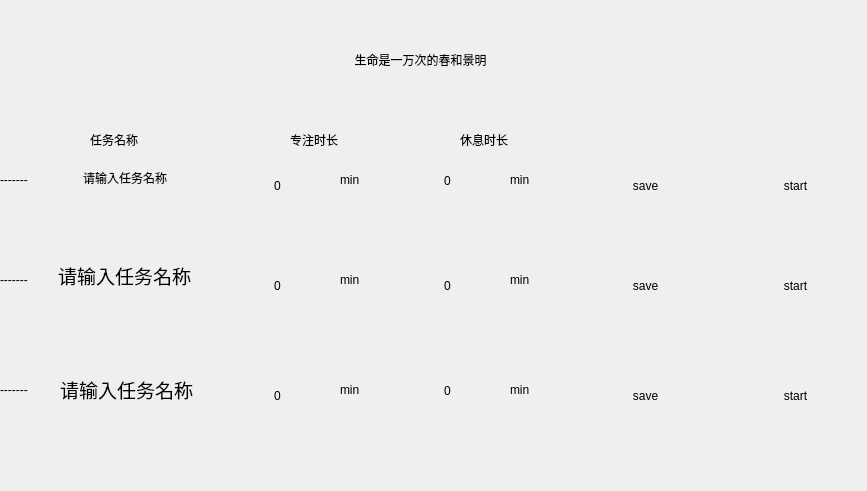
<?xml version="1.0" encoding="UTF-8"?>
<ui version="4.0">
 <class>selfdefined</class>
 <widget class="QWidget" name="selfdefined">
  <property name="geometry">
   <rect>
    <x>0</x>
    <y>0</y>
    <width>867</width>
    <height>491</height>
   </rect>
  </property>
  <property name="windowTitle">
   <string>自定义</string>
  </property>
  <property name="windowIcon">
   <iconset resource="images.qrc">
    <normaloff>:/photos/tomato.png</normaloff>:/photos/tomato.png</iconset>
  </property>
  <property name="styleSheet">
   <string notr="true"/>
  </property>
  <widget class="QSpinBox" name="spinBox2">
   <property name="geometry">
    <rect>
     <x>230</x>
     <y>250</y>
     <width>111</width>
     <height>71</height>
    </rect>
   </property>
   <property name="styleSheet">
    <string notr="true">background-color: transparent; border: none;</string>
   </property>
   <property name="alignment">
    <set>Qt::AlignCenter</set>
   </property>
  </widget>
  <widget class="QSpinBox" name="spinBox3_2">
   <property name="geometry">
    <rect>
     <x>400</x>
     <y>350</y>
     <width>111</width>
     <height>81</height>
    </rect>
   </property>
   <property name="styleSheet">
    <string notr="true">background-color: transparent; border: none;</string>
   </property>
   <property name="alignment">
    <set>Qt::AlignCenter</set>
   </property>
  </widget>
  <widget class="QLabel" name="label_5">
   <property name="geometry">
    <rect>
     <x>0</x>
     <y>270</y>
     <width>69</width>
     <height>19</height>
    </rect>
   </property>
   <property name="text">
    <string>-------</string>
   </property>
  </widget>
  <widget class="QPushButton" name="start2">
   <property name="geometry">
    <rect>
     <x>690</x>
     <y>260</y>
     <width>211</width>
     <height>51</height>
    </rect>
   </property>
   <property name="styleSheet">
    <string notr="true">font: 20pt &quot;宋体&quot;;;
background-color: transparent; border: none;</string>
   </property>
   <property name="text">
    <string>start</string>
   </property>
  </widget>
  <widget class="QSpinBox" name="spinBox1">
   <property name="geometry">
    <rect>
     <x>230</x>
     <y>150</y>
     <width>111</width>
     <height>71</height>
    </rect>
   </property>
   <property name="styleSheet">
    <string notr="true">background-color: transparent; border: none;</string>
   </property>
   <property name="alignment">
    <set>Qt::AlignCenter</set>
   </property>
  </widget>
  <widget class="QPushButton" name="btn1">
   <property name="geometry">
    <rect>
     <x>600</x>
     <y>160</y>
     <width>91</width>
     <height>51</height>
    </rect>
   </property>
   <property name="styleSheet">
    <string notr="true">background-color: transparent; border: none;
font: 20pt &quot;宋体&quot;;</string>
   </property>
   <property name="text">
    <string>save</string>
   </property>
  </widget>
  <widget class="QLabel" name="label_3">
   <property name="geometry">
    <rect>
     <x>0</x>
     <y>170</y>
     <width>69</width>
     <height>19</height>
    </rect>
   </property>
   <property name="text">
    <string>-------</string>
   </property>
  </widget>
  <widget class="QPushButton" name="start1">
   <property name="geometry">
    <rect>
     <x>690</x>
     <y>160</y>
     <width>211</width>
     <height>51</height>
    </rect>
   </property>
   <property name="styleSheet">
    <string notr="true">font: 20pt &quot;宋体&quot;;
background-color: transparent; border: none;</string>
   </property>
   <property name="text">
    <string>start</string>
   </property>
  </widget>
  <widget class="QLabel" name="label_11">
   <property name="geometry">
    <rect>
     <x>510</x>
     <y>170</y>
     <width>69</width>
     <height>19</height>
    </rect>
   </property>
   <property name="text">
    <string>min</string>
   </property>
  </widget>
  <widget class="QLabel" name="label_8">
   <property name="geometry">
    <rect>
     <x>340</x>
     <y>170</y>
     <width>69</width>
     <height>19</height>
    </rect>
   </property>
   <property name="text">
    <string>min</string>
   </property>
  </widget>
  <widget class="QSpinBox" name="spinBox2_2">
   <property name="geometry">
    <rect>
     <x>400</x>
     <y>250</y>
     <width>111</width>
     <height>71</height>
    </rect>
   </property>
   <property name="styleSheet">
    <string notr="true">background-color: transparent; border: none;</string>
   </property>
   <property name="alignment">
    <set>Qt::AlignCenter</set>
   </property>
  </widget>
  <widget class="QLabel" name="label">
   <property name="geometry">
    <rect>
     <x>290</x>
     <y>130</y>
     <width>69</width>
     <height>19</height>
    </rect>
   </property>
   <property name="text">
    <string>专注时长</string>
   </property>
  </widget>
  <widget class="QLineEdit" name="lineEdit">
   <property name="geometry">
    <rect>
     <x>40</x>
     <y>160</y>
     <width>171</width>
     <height>41</height>
    </rect>
   </property>
   <property name="styleSheet">
    <string notr="true">font: 14pt &quot;微软雅黑&quot;;
background-color: transparent; border: none;</string>
   </property>
   <property name="text">
    <string>请输入任务名称</string>
   </property>
   <property name="alignment">
    <set>Qt::AlignCenter</set>
   </property>
  </widget>
  <widget class="QLineEdit" name="lineEdit_3">
   <property name="geometry">
    <rect>
     <x>42</x>
     <y>374</y>
     <width>171</width>
     <height>41</height>
    </rect>
   </property>
   <property name="font">
    <font>
     <pointsize>14</pointsize>
    </font>
   </property>
   <property name="styleSheet">
    <string notr="true">background-color: transparent; border: none;</string>
   </property>
   <property name="text">
    <string>请输入任务名称</string>
   </property>
   <property name="alignment">
    <set>Qt::AlignCenter</set>
   </property>
  </widget>
  <widget class="QPushButton" name="start3">
   <property name="geometry">
    <rect>
     <x>690</x>
     <y>370</y>
     <width>211</width>
     <height>51</height>
    </rect>
   </property>
   <property name="styleSheet">
    <string notr="true">font: 20pt &quot;宋体&quot;;
background-color: transparent; border: none;</string>
   </property>
   <property name="text">
    <string>start</string>
   </property>
  </widget>
  <widget class="QLineEdit" name="lineEdit_2">
   <property name="geometry">
    <rect>
     <x>40</x>
     <y>260</y>
     <width>171</width>
     <height>41</height>
    </rect>
   </property>
   <property name="font">
    <font>
     <pointsize>14</pointsize>
    </font>
   </property>
   <property name="styleSheet">
    <string notr="true">background-color: transparent; border: none;</string>
   </property>
   <property name="text">
    <string>请输入任务名称</string>
   </property>
   <property name="alignment">
    <set>Qt::AlignCenter</set>
   </property>
  </widget>
  <widget class="QLabel" name="label_12">
   <property name="geometry">
    <rect>
     <x>510</x>
     <y>270</y>
     <width>69</width>
     <height>19</height>
    </rect>
   </property>
   <property name="text">
    <string>min</string>
   </property>
  </widget>
  <widget class="QLabel" name="label_2">
   <property name="geometry">
    <rect>
     <x>90</x>
     <y>130</y>
     <width>69</width>
     <height>19</height>
    </rect>
   </property>
   <property name="text">
    <string>任务名称</string>
   </property>
  </widget>
  <widget class="QPushButton" name="btn2">
   <property name="geometry">
    <rect>
     <x>600</x>
     <y>260</y>
     <width>91</width>
     <height>51</height>
    </rect>
   </property>
   <property name="styleSheet">
    <string notr="true">background-color: transparent; border: none;
font: 20pt &quot;宋体&quot;;</string>
   </property>
   <property name="text">
    <string>save</string>
   </property>
  </widget>
  <widget class="QLabel" name="label_7">
   <property name="geometry">
    <rect>
     <x>-60</x>
     <y>40</y>
     <width>961</width>
     <height>41</height>
    </rect>
   </property>
   <property name="styleSheet">
    <string notr="true">font: 14pt &quot;微软雅黑&quot;;
</string>
   </property>
   <property name="text">
    <string>&lt;html&gt;&lt;head/&gt;&lt;body&gt;&lt;p align=&quot;center&quot;&gt;生命是一万次的春和景明&lt;/p&gt;&lt;/body&gt;&lt;/html&gt;</string>
   </property>
  </widget>
  <widget class="QLabel" name="label_4">
   <property name="geometry">
    <rect>
     <x>460</x>
     <y>130</y>
     <width>69</width>
     <height>19</height>
    </rect>
   </property>
   <property name="text">
    <string>休息时长</string>
   </property>
  </widget>
  <widget class="QLabel" name="label_10">
   <property name="geometry">
    <rect>
     <x>340</x>
     <y>380</y>
     <width>69</width>
     <height>19</height>
    </rect>
   </property>
   <property name="text">
    <string>min</string>
   </property>
  </widget>
  <widget class="QSpinBox" name="spinBox3">
   <property name="geometry">
    <rect>
     <x>230</x>
     <y>360</y>
     <width>111</width>
     <height>71</height>
    </rect>
   </property>
   <property name="styleSheet">
    <string notr="true">background-color: transparent; border: none;</string>
   </property>
   <property name="alignment">
    <set>Qt::AlignCenter</set>
   </property>
  </widget>
  <widget class="QPushButton" name="btn3">
   <property name="geometry">
    <rect>
     <x>600</x>
     <y>370</y>
     <width>91</width>
     <height>51</height>
    </rect>
   </property>
   <property name="styleSheet">
    <string notr="true">background-color: transparent; border: none;
font: 20pt &quot;宋体&quot;;</string>
   </property>
   <property name="text">
    <string>save</string>
   </property>
  </widget>
  <widget class="QSpinBox" name="spinBox1_2">
   <property name="geometry">
    <rect>
     <x>400</x>
     <y>150</y>
     <width>111</width>
     <height>61</height>
    </rect>
   </property>
   <property name="styleSheet">
    <string notr="true">background-color: transparent; border: none;</string>
   </property>
   <property name="alignment">
    <set>Qt::AlignCenter</set>
   </property>
  </widget>
  <widget class="QLabel" name="label_6">
   <property name="geometry">
    <rect>
     <x>0</x>
     <y>380</y>
     <width>69</width>
     <height>19</height>
    </rect>
   </property>
   <property name="text">
    <string>-------</string>
   </property>
  </widget>
  <widget class="QLabel" name="label_9">
   <property name="geometry">
    <rect>
     <x>340</x>
     <y>270</y>
     <width>69</width>
     <height>19</height>
    </rect>
   </property>
   <property name="text">
    <string>min</string>
   </property>
  </widget>
  <widget class="QLabel" name="label_13">
   <property name="geometry">
    <rect>
     <x>510</x>
     <y>380</y>
     <width>69</width>
     <height>19</height>
    </rect>
   </property>
   <property name="text">
    <string>min</string>
   </property>
  </widget>
 </widget>
 <resources>
  <include location="images.qrc"/>
 </resources>
 <connections/>
</ui>
